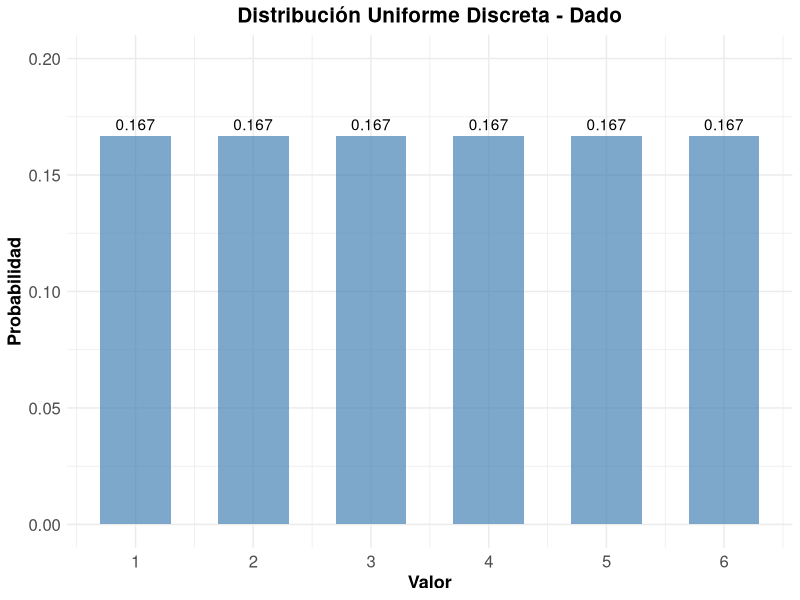
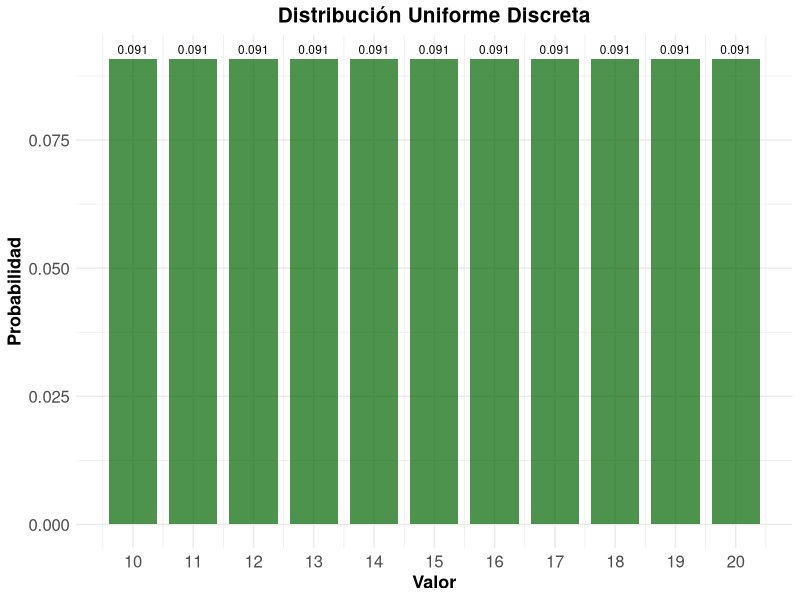
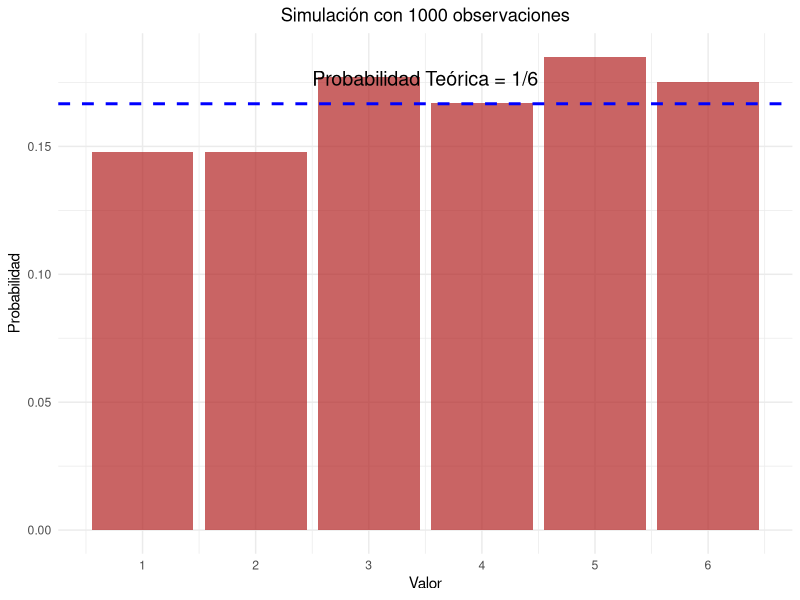
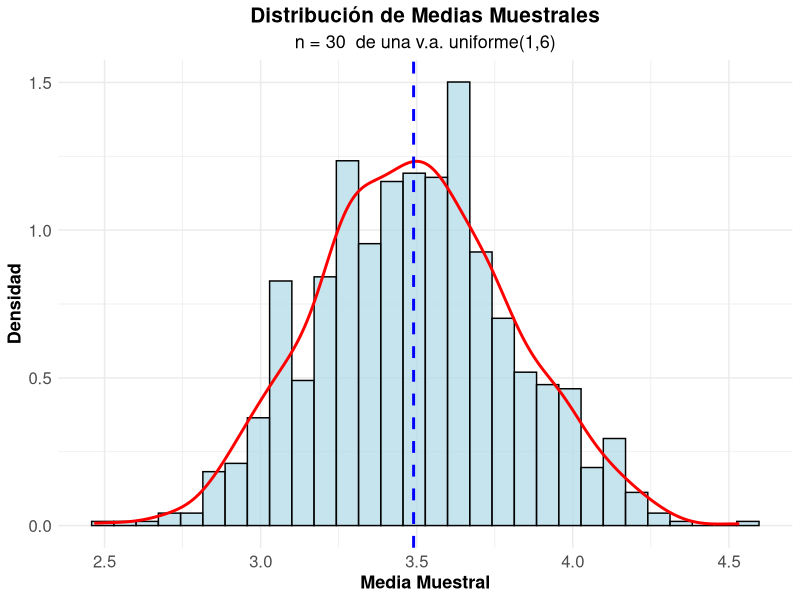
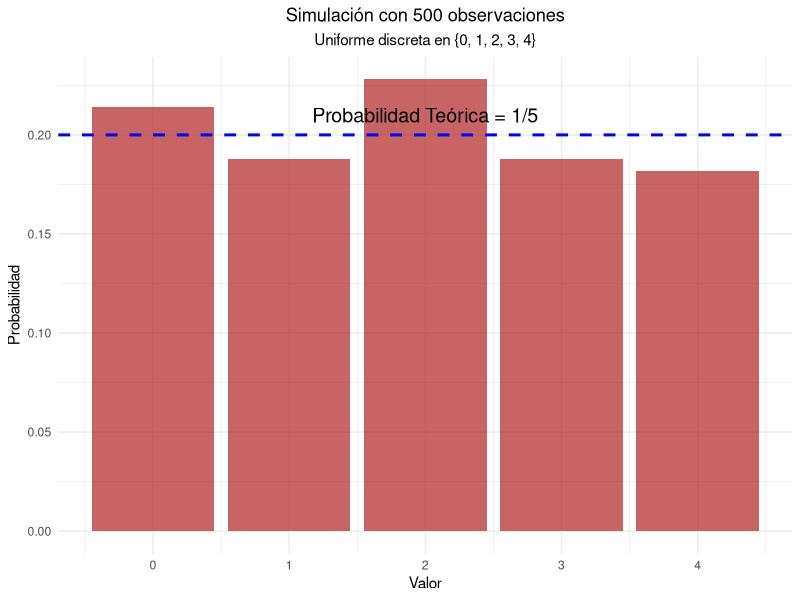
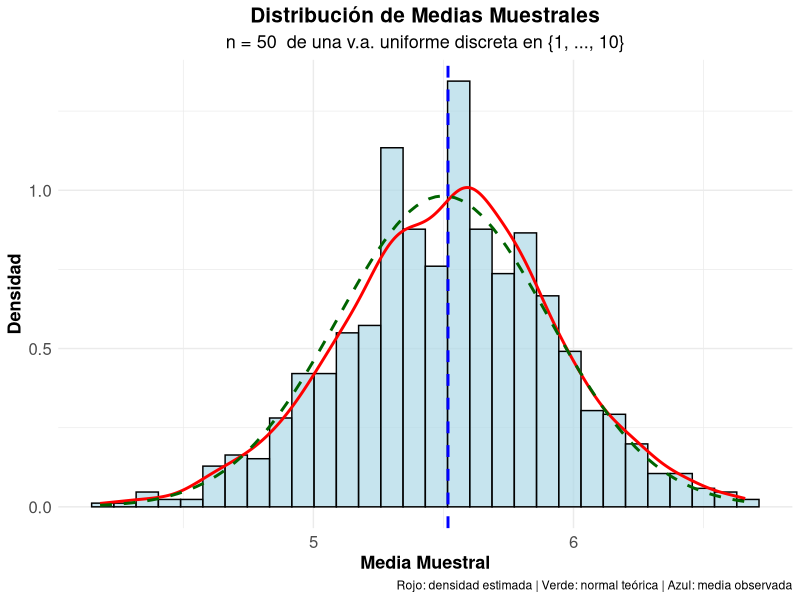

R code for these plots, in order:
## ---- chunk 1
#| label: setup
#| include: false
library(tidyverse)
library(kableExtra)
library(gridExtra)
## ---- chunk 2
#| code-fold: true
#| label: dado-ejemplo

# Parámetros del dado
x_1 <- 1
x_6 <- 6
valores <- x_1:x_6
probabilidades <- rep(1/length(valores), length(valores))

# Crear data frame
dado_data <- data.frame(
  Valor = valores,
  Probabilidad = probabilidades
)

# Mostrar tabla
kable(dado_data, 
      caption = "Distribución de probabilidad de un dado",
      align = "cc") %>%
  kable_styling(bootstrap_options = "striped")
## ---- chunk 3
#| code-fold: true
#| label: parametros-dado
# Media
media <- sum(dado_data$Valor)/length(dado_data$Valor)
cat("Media:", media, "\n")

# Varianza
varianza <- sum((dado_data$Valor- media)^2)/length(dado_data$Valor)
cat("Varianza:", varianza, "\n")

# Desviación estándar
desv_std <- sqrt(varianza)
cat("Desviación estándar:", round(desv_std, 4), "\n")
## ---- chunk 4
#| code-fold: true
#| label: grafico-dado
#| fig-cap: "Función de probabilidad de un dado"

ggplot(dado_data, aes(x = Valor, y = Probabilidad)) +
  geom_col(fill = "steelblue", alpha = 0.7, width = 0.6) +
  geom_text(aes(label = round(Probabilidad, 3)), vjust = -0.5) +
  scale_x_continuous(breaks = valores) +
  scale_y_continuous(limits = c(0, 0.20)) +
  labs(title = "Distribución Uniforme Discreta - Dado",
       x = "Valor",
       y = "Probabilidad") +
  theme_minimal() +
  theme(
    legend.title = element_text(size=13, face="bold"),
    legend.text = element_text(size=13),
    plot.title = element_text(size=15, face="bold", hjust = 0.5),
    plot.subtitle = element_text(size=13, hjust = 0.5),
    axis.text.x=element_text(size=12),
    axis.text.y=element_text(size=12),
    axis.title.x = element_text(face="bold", size=13),
    axis.title.y = element_text(face="bold", size=13)
    # panel.grid.major.y = element_line(color = "#ECF0F1", linewidth = 0.5,
    #   linetype = "dashed"),
    # panel.grid.minor.y = element_blank(),
    # panel.grid.major.x = element_blank(),
    # panel.background = element_rect(fill = "#FAFAFA", color = NA),
    # plot.background = element_rect(fill = "white", color = NA)
  )
## ---- chunk 5
#| code-fold: true
#| label: ejemplo-numeros

x2_1 <- 10
x2_n <- 20
valores2 <- x2_1:x2_n
probabilidades2 <- rep(1/(length(valores2)), length(valores2))

# Data_frame
data2 <- data.frame(
  Valor = valores2,
  Probabilidad = probabilidades2
)

# Parámetros estadísticos
media2 <- mean(data2$Valor)
varianza2 <- sum((data2$Valor - media2)^2)/length(data2$Valor)
desv_std2 <- sqrt(varianza2)

cat("Media:", media2, "\n")
cat("Varianza:", round(varianza2, 4), "\n")
cat("Desviación estándar:", round(desv_std2, 4), "\n")
## ---- chunk 6
#| label: grafico-numeros
#| code-fold: true
#| fig-align: "center"
#| fig-cap: "Distribución uniforme discreta entre 10 y 20"


ggplot(data2, aes(x = Valor, y = Probabilidad)) +
  geom_col(fill = "darkgreen", alpha = 0.7, width = 0.8) +
  geom_text(aes(label = round(Probabilidad, 3)), 
            vjust = -0.5, size = 3) +
  scale_x_continuous(breaks = seq(10, 20, 1)) +
  labs(title = "Distribución Uniforme Discreta",
       x = "Valor",
       y = "Probabilidad") +
  theme_minimal() +
  theme(
    legend.title = element_text(size=13, face="bold"),
    legend.text = element_text(size=13),
    plot.title = element_text(size=15, face="bold", hjust = 0.5),
    plot.subtitle = element_text(size=13, hjust = 0.5),
    axis.text.x=element_text(size=12),
    axis.text.y=element_text(size=12),
    axis.title.x = element_text(face="bold", size=13),
    axis.title.y = element_text(face="bold", size=13)
    # panel.grid.major.y = element_line(color = "#ECF0F1", linewidth = 0.5,
    #   linetype = "dashed"),
    # panel.grid.minor.y = element_blank(),
    # panel.grid.major.x = element_blank(),
    # panel.background = element_rect(fill = "#FAFAFA", color = NA),
    # plot.background = element_rect(fill = "white", color = NA)
  )
## ---- chunk 7
#| code-fold: true
#| label: simulacion

# Generar 1000 números aleatorios
n_sim <- 1000
muestra <- sample(1:6, n_sim, replace = TRUE)

# Frecuencias observadas
freq_obs <- table(muestra)
freq_rel <- prop.table(freq_obs)

# Comparar con probabilidades teóricas
comparacion <- data.frame(
  Valor = 1:6,
  Prob_Teorica = rep(1/6, 6),
  Freq_Observada = as.numeric(freq_rel)
)

kable(comparacion, 
      caption = "Comparación entre probabilidades teóricas y observadas",
      col.names = c("Valor", "Prob. Teórica", "Freq. Observada"),
      digits = 4) |> 
  kable_styling(bootstrap_options = "striped")
## ---- chunk 8
#| code-fold: true
#| label: grafico-simulacion
#| fig-width: 8
#| fig-height: 6
#| fig-align: "center"
#| fig-cap: "Comparación entre distribución teórica y simulada"



ggplot(comparacion) +
  geom_col(aes(x=Valor, y=Freq_Observada),alpha = 0.7, fill="firebrick") +
  scale_x_continuous(breaks = 1:6) +
  geom_hline(yintercept = 1/6, color = "blue", linetype = "dashed", linewidth = 1) +
  annotate("text", x=3.5, y=1/6 + 0.01, label="Probabilidad Teórica = 1/6", color = "black", size=5) +
  labs(title = paste("Simulación con", n_sim, "observaciones"),
       x = "Valor",
       y = "Probabilidad") +
  theme_minimal() +
  theme(plot.title = element_text(hjust = 0.5),
        legend.position = "bottom")
## ---- chunk 9
#| code-fold: true
#| label: limite-central
#| fig-width: 8
#| fig-height: 6
#| fig-align: "center"
#| fig-cap: "Verificación del Teorema Central del Límite"
# Simular medias muestrales

k_muestra <- 1000
n_muestra <- 30

medias_muestrales <- replicate(k_muestra, {
  muestra <- sample(1:6, n_muestra, replace = TRUE)
  mean(muestra)
})

# Crear histograma
hist_data <- data.frame(Medias = medias_muestrales)

ggplot(hist_data) +
  geom_histogram(aes(x=Medias, after_stat(density)), bins = 30, 
                 fill = "lightblue", alpha = 0.7, color = "black") +
  geom_density(aes(x = Medias), color = "red", linewidth = 1) +
  geom_vline(xintercept = mean(medias_muestrales), 
             color = "blue", linetype = "dashed", linewidth = 1) +
  labs(title = "Distribución de Medias Muestrales",
       subtitle = paste("n =", n_muestra, " de una v.a. uniforme(1,6)"),
       x = "Media Muestral",
       y = "Densidad") +
  theme_minimal() +
  theme(
    legend.title = element_text(size=13, face="bold"),
    legend.text = element_text(size=13),
    plot.title = element_text(size=15, face="bold", hjust = 0.5),
    plot.subtitle = element_text(size=13, hjust = 0.5),
    axis.text.x=element_text(size=12),
    axis.text.y=element_text(size=12),
    axis.title.x = element_text(face="bold", size=13),
    axis.title.y = element_text(face="bold", size=13)
    # panel.grid.major.y = element_line(color = "#ECF0F1", linewidth = 0.5,
    #   linetype = "dashed"),
    # panel.grid.minor.y = element_blank(),
    # panel.grid.major.x = element_blank(),
    # panel.background = element_rect(fill = "#FAFAFA", color = NA),
    # plot.background = element_rect(fill = "white", color = NA)
  )

# Estadísticas
cat("Media teórica:", (1+6)/2, "\n")
cat("Media observada:", round(mean(medias_muestrales), 4), "\n")
cat("Varianza teórica de la media:", round(((6-1+1)^2-1)/12/n_muestra, 4), "\n")
cat("Varianza observada de la media:", round(var(medias_muestrales), 4), "\n")
## ---- chunk 10
#| code-fold: true
#| label: ej-simulacion-parametros

# Distribución uniforme discreta en {0, 1, 2, 3, 4}
valores_ej <- 0:4
n_valores <- length(valores_ej)
prob_teorica <- 1 / n_valores            # 1/5 = 0.2

# Parámetros teóricos
media_teo <- sum(valores_ej) / n_valores
var_teo <- sum((valores_ej - media_teo)^2) / n_valores
desv_teo <- sqrt(var_teo)

cat("Probabilidad de cada valor:", prob_teorica, "\n")
cat("Media teórica:", media_teo, "\n")
cat("Varianza teórica:", var_teo, "\n")
cat("Desviación estándar teórica:", round(desv_teo, 4), "\n")
## ---- chunk 11
#| code-fold: true
#| label: ej-simulacion-500

# Simular 500 observaciones
n_sim <- 500
set.seed(2040)
muestra <- sample(valores_ej, n_sim, replace = TRUE)

# Estadísticas observadas vs teóricas
cat("\nMedia observada:", round(mean(muestra), 4), "| Media teórica:", media_teo, "\n")
cat("Varianza observada:", round(var(muestra), 4), "| Varianza teórica:", var_teo, "\n\n")

# Frecuencias observadas
freq_obs <- table(factor(muestra, levels = valores_ej))
freq_rel <- prop.table(freq_obs)

# Comparar con probabilidades teóricas
comparacion <- data.frame(
  Valor = valores_ej,
  Prob_Teorica = rep(prob_teorica, n_valores),
  Freq_Observada = as.numeric(freq_rel),
  Conteo = as.numeric(freq_obs),
  Conteo_Esperado = n_sim * prob_teorica
)

kable(comparacion,
      caption = "Comparación entre frecuencias observadas y probabilidades teóricas",
      col.names = c("Valor", "Prob. Teórica", "Freq. Observada", "Conteo observado", "Conteo esperado"),
      digits = 4) |>
  kable_styling(bootstrap_options = "striped")
## ---- chunk 12
#| code-fold: true
#| label: ej-simulacion-grafico
#| fig-width: 8
#| fig-height: 6
#| fig-align: "center"
#| fig-cap: "Comparación entre distribución teórica y simulada"

ggplot(comparacion) +
  geom_col(aes(x = Valor, y = Freq_Observada), alpha = 0.7, fill = "firebrick") +
  scale_x_continuous(breaks = valores_ej) +
  geom_hline(yintercept = prob_teorica, color = "blue", linetype = "dashed", linewidth = 1) +
  annotate("text", x = 2, y = prob_teorica + 0.01,
           label = "Probabilidad Teórica = 1/5", color = "black", size = 5) +
  labs(title = paste("Simulación con", n_sim, "observaciones"),
       subtitle = "Uniforme discreta en {0, 1, 2, 3, 4}",
       x = "Valor",
       y = "Probabilidad") +
  theme_minimal() +
  theme(plot.title = element_text(hjust = 0.5),
        plot.subtitle = element_text(hjust = 0.5),
        legend.position = "bottom")
## ---- chunk 13
#| code-fold: true
#| label: tcl-uniforme-ejercicio
#| fig-width: 8
#| fig-height: 6
#| fig-align: "center"
#| fig-cap: "Verificación del Teorema Central del Límite"

# Parámetros
k_muestra <- 1000
n_muestra <- 50
valores_u <- 1:10
n_valores <- length(valores_u)

# Valores teóricos de unif{1, ..., 10}
mu_teo <- (1 + 10) / 2                              # 5.5
var_teo <- (n_valores^2 - 1) / 12                   # 99/12 = 8.25
var_media_teo <- var_teo / n_muestra                # 8.25 / 50 = 0.165

# Simular medias muestrales
set.seed(2041)
medias_muestrales <- replicate(k_muestra, {
  muestra <- sample(valores_u, n_muestra, replace = TRUE)
  mean(muestra)
})

# Crear histograma
hist_data <- data.frame(Medias = medias_muestrales)

ggplot(hist_data) +
  geom_histogram(aes(x = Medias, after_stat(density)), bins = 30,
                 fill = "lightblue", alpha = 0.7, color = "black") +
  geom_density(aes(x = Medias), color = "red", linewidth = 1) +
  geom_function(fun = dnorm, args = list(mean = mu_teo, sd = sqrt(var_media_teo)),
                color = "darkgreen", linetype = "dashed", linewidth = 1) +
  geom_vline(xintercept = mean(medias_muestrales),
             color = "blue", linetype = "dashed", linewidth = 1) +
  labs(title = "Distribución de Medias Muestrales",
       subtitle = paste("n =", n_muestra, " de una v.a. uniforme discreta en {1, ..., 10}"),
       x = "Media Muestral",
       y = "Densidad",
       caption = "Rojo: densidad estimada | Verde: normal teórica | Azul: media observada") +
  theme_minimal() +
  theme(
    legend.title = element_text(size=13, face="bold"),
    legend.text = element_text(size=13),
    plot.title = element_text(size=15, face="bold", hjust = 0.5),
    plot.subtitle = element_text(size=13, hjust = 0.5),
    axis.text.x=element_text(size=12),
    axis.text.y=element_text(size=12),
    axis.title.x = element_text(face="bold", size=13),
    axis.title.y = element_text(face="bold", size=13)
  )

# Estadísticas
cat("Media teórica:", mu_teo, "\n")
cat("Media observada:", round(mean(medias_muestrales), 4), "\n")
cat("Varianza teórica de la media:", round(var_media_teo, 4), "\n")
cat("Varianza observada de la media:", round(var(medias_muestrales), 4), "\n")
